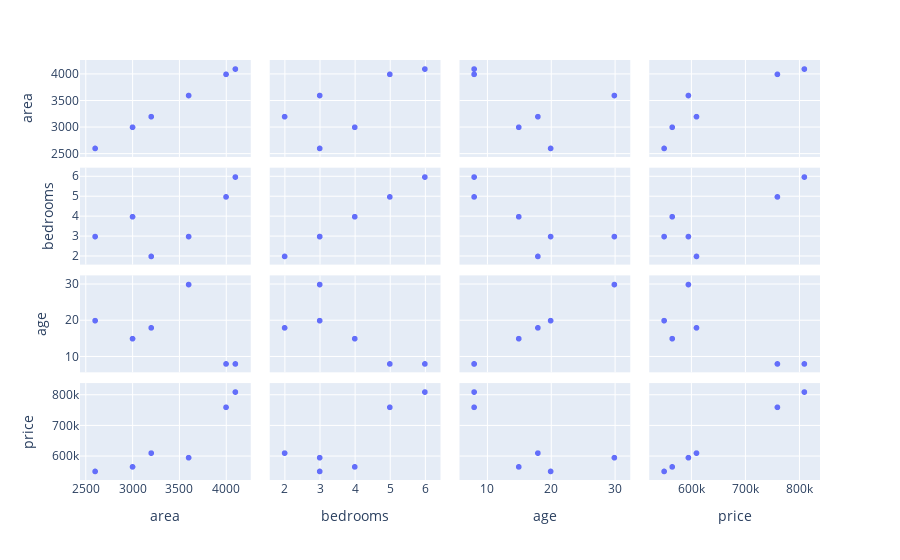

The notebook cell this image was saved under:
### Code cell
# Plotly Pair Plot (Scatter Matrix)
fig = px.scatter_matrix(df_numeric, dimensions=["area", "bedrooms", "age", "price"])

# Show plot
fig.show()

### Figure 1 — Plotly figure (JSON) as saved in the notebook; plotly's stock layout.template omitted (floating-point values rounded to 4 significant figures)
{"data": [{"dimensions": [{"axis": {"matches": true}, "label": "area", "values": [2600, 3000, 3200, 3600, 4000, 4100]}, {"axis": {"matches": true}, "label": "bedrooms", "values": [3, 4, 2, 3, 5, 6]}, {"axis": {"matches": true}, "label": "age", "values": [20, 15, 18, 30, 8, 8]}, {"axis": {"matches": true}, "label": "price", "values": [550000, 565000, 610000, 595000, 760000, 810000]}], "hovertemplate": "%{xaxis.title.text}=%{x}<br>%{yaxis.title.text}=%{y}<extra></extra>", "legendgroup": "", "marker": {"color": "#636efa", "symbol": "circle"}, "name": "", "showlegend": false, "type": "splom"}], "layout": {"dragmode": "select", "legend": {"tracegroupgap": 0}, "margin": {"t": 60}}}
